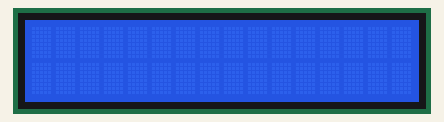
A sketch run on a simulated Arduino Uno, built with avr-gcc and run on an emulated ATmega328P. Shown: 16×2 character LCD.

Above: at 0.1 s.
At 3.1 s:
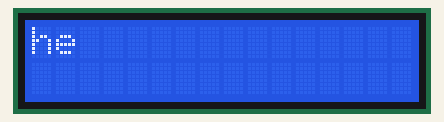
At 4.1 s:
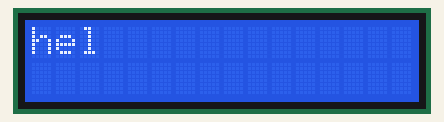
At 5.1 s:
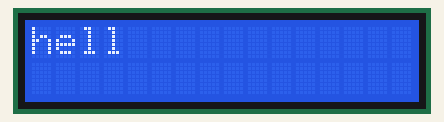
At 11.1 s:
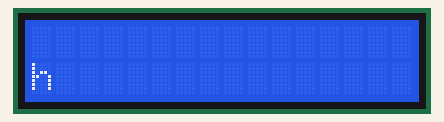
At 15.1 s:
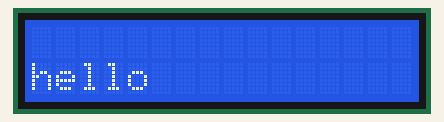

Measured:
- by itself, everything shown: repeats every 18.0 s, in 12 steps
- what the display in image 1 shows lasts 1.0 s, from 3.1 s to 4.1 s
- what the display in image 5 shows lasts 3.0 s, from 15.1 s to 18.1 s

The sketch:

LCD_Test.ino
```cpp
#include <Wire.h>
#include <LiquidCrystal_I2C.h>

LiquidCrystal_I2C lcd(0x27,16,2);
char oString[] = "hello";
int g_RowIndex = 0;
void setup() {
  // put your setup code here, to run once:
  //lcd.init();
  lcd.begin();
  lcd.backlight();
  char oString[] = "hello";
  for( int i = 0; i < 5; ++i ){
    lcd.setCursor(i,0);
    lcd.print(oString[i]);
  }
}

void loop() {
  // put your main code here, to run repeatedly:
  lcd.clear();
  delay(2000);
  for( int i = 0; i < 5; ++i ){
    lcd.setCursor(i,g_RowIndex);
    lcd.print(oString[i]);
    delay(1000);
  }
  delay(2000);
  g_RowIndex = g_RowIndex + 1;
  g_RowIndex = g_RowIndex % 2;
}
```
